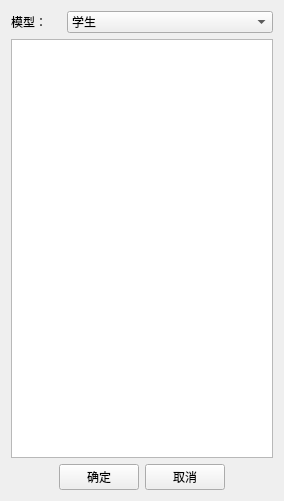
<?xml version="1.0" encoding="UTF-8"?>
<ui version="4.0">
 <class>ListViewModel</class>
 <widget class="QWidget" name="ListViewModel">
  <property name="geometry">
   <rect>
    <x>0</x>
    <y>0</y>
    <width>284</width>
    <height>501</height>
   </rect>
  </property>
  <property name="windowTitle">
   <string>ListViewModel</string>
  </property>
  <layout class="QVBoxLayout" name="verticalLayout">
   <item>
    <layout class="QHBoxLayout" name="horizontalLayout">
     <item>
      <widget class="QLabel" name="label">
       <property name="minimumSize">
        <size>
         <width>0</width>
         <height>0</height>
        </size>
       </property>
       <property name="maximumSize">
        <size>
         <width>50</width>
         <height>16777215</height>
        </size>
       </property>
       <property name="text">
        <string>模型：</string>
       </property>
      </widget>
     </item>
     <item>
      <widget class="QComboBox" name="comboBox">
       <item>
        <property name="text">
         <string>学生</string>
        </property>
       </item>
       <item>
        <property name="text">
         <string>老师</string>
        </property>
       </item>
       <item>
        <property name="text">
         <string>工人</string>
        </property>
       </item>
      </widget>
     </item>
    </layout>
   </item>
   <item>
    <widget class="QListView" name="listView"/>
   </item>
   <item>
    <layout class="QHBoxLayout" name="horizontalLayout_2">
     <item>
      <spacer name="horizontalSpacer_2">
       <property name="orientation">
        <enum>Qt::Horizontal</enum>
       </property>
       <property name="sizeHint" stdset="0">
        <size>
         <width>40</width>
         <height>20</height>
        </size>
       </property>
      </spacer>
     </item>
     <item>
      <widget class="QPushButton" name="BtnOk">
       <property name="text">
        <string>确定</string>
       </property>
      </widget>
     </item>
     <item>
      <widget class="QPushButton" name="BtnCancel">
       <property name="text">
        <string>取消</string>
       </property>
      </widget>
     </item>
     <item>
      <spacer name="horizontalSpacer">
       <property name="orientation">
        <enum>Qt::Horizontal</enum>
       </property>
       <property name="sizeHint" stdset="0">
        <size>
         <width>40</width>
         <height>20</height>
        </size>
       </property>
      </spacer>
     </item>
    </layout>
   </item>
  </layout>
 </widget>
 <layoutdefault spacing="6" margin="11"/>
 <resources/>
 <connections/>
</ui>
